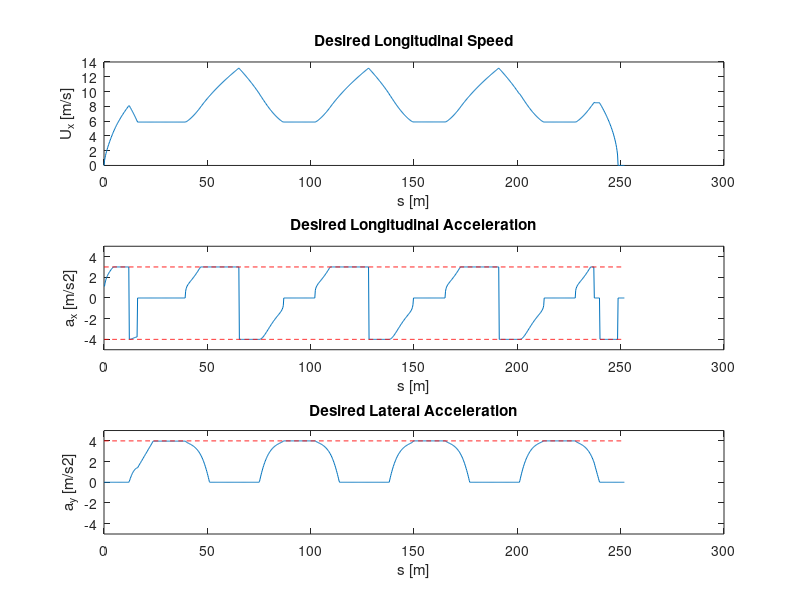

Source code (MATLAB):
%% Plot for presentation
load('project_data.mat') %load the path file
load('desired.mat');

ax_des(1) = ax_des(2);
ax_des(996:1009) = 0;

path.UxDes = Ux_des;
path.axDes = ax_des;
path.ayDes = path.k_1pm.*(path.UxDes.^2);

figure()
subplot(3,1,1)
plot(path.s_m,path.UxDes);
title("Desired Longitudinal Speed");
xlabel("s [m]");
ylabel("U_x [m/s]");

subplot(3,1,2);
plot(path.s_m,path.axDes,path.s_m,-4*ones(length(path.s_m),1),'r--',path.s_m,3*ones(length(path.s_m),1),'r--')
ylim([-5 5]);
xlabel("s [m]");
ylabel("a_x [m/s2]");
title("Desired Longitudinal Acceleration");



subplot(3,1,3);
plot(path.s_m,path.ayDes,path.s_m,4*ones(length(path.s_m),1),'r--');
ylim([-5 5]);
xlabel("s [m]");
ylabel("a_y [m/s2]");
title("Desired Lateral Acceleration");

